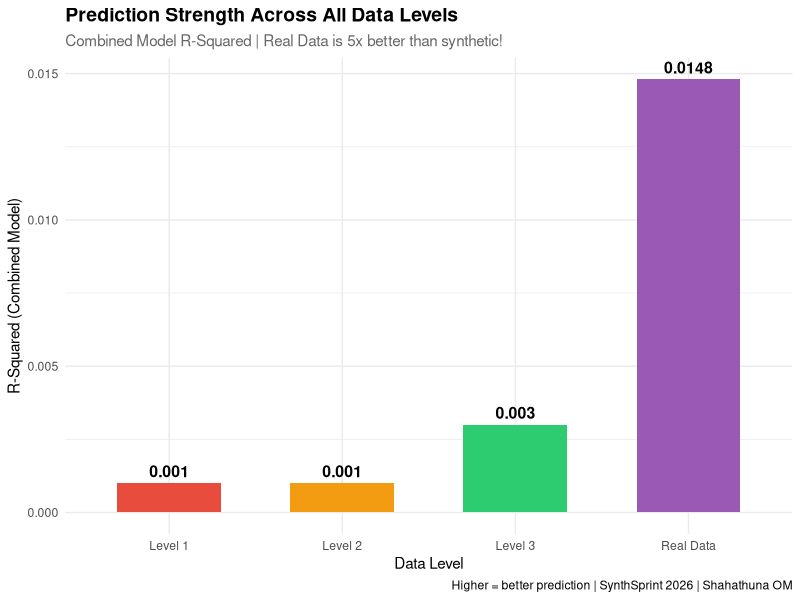

This chart was generated by the following R code: (Note: this script raises an error after producing the figure.)
# ============================================================
# SYNTHASPRINT 2026 — SAVE DATASET
# Script 05: Cross Level Comparison
# Participant: Shahathuna Odapatti Mohamed
# Use Case: Research Planning
# Date: 2026
# ============================================================

# ============================================================
# LOAD LIBRARIES
# ============================================================
library(tidyverse)
library(ggplot2)
library(dplyr)

# ============================================================
# CLEAR MEMORY
# ============================================================
rm(list = ls())
gc()
cat("Memory cleared!\n")

# ============================================================
# NOTE: Run scripts 01 to 04 first and save
# your results before running this script!
# This script uses the summary results from
# all four analyses to create comparison graphs
# ============================================================

cat("Creating cross-level comparison graphs...\n")

# ============================================================
# COMPARISON 1 — R-SQUARED VALUES ACROSS ALL LEVELS
# ============================================================
rsq_data <- data.frame(
  Level = c("Level 1", "Level 2",
            "Level 3", "Real Data"),
  Model1_Deprivation = c(0.0000, 0.0004,
                         0.0021, 0.0088),
  Model2_Trial = c(0.0003, 0.0005,
                   0.0004, 0.0048),
  Model3_HHSize = c(0.0007, 0.0000,
                    0.0002, 0.0010),
  Model4_Urban = c(0.0000, 0.0001,
                   0.0000, 0.0000),
  Model5_Combined = c(0.001, 0.001,
                      0.003, 0.0148)
)

# Graph — Combined R squared comparison
ggplot(rsq_data,
       aes(x = Level,
           y = Model5_Combined,
           fill = Level)) +
  geom_bar(stat = "identity",
           width = 0.6) +
  geom_text(aes(label = round(
    Model5_Combined, 4)),
    vjust = -0.5,
    size = 4,
    fontface = "bold") +
  scale_fill_manual(values = c(
    "Level 1" = "#E74C3C",
    "Level 2" = "#F39C12",
    "Level 3" = "#2ECC71",
    "Real Data" = "#9B59B6")) +
  labs(
    title = "Prediction Strength Across All Data Levels",
    subtitle = paste0(
      "Combined Model R-Squared | ",
      "Real Data is 5x better than synthetic!"),
    x = "Data Level",
    y = "R-Squared (Combined Model)",
    fill = "Data Level",
    caption = paste0(
      "Higher = better prediction | ",
      "SynthSprint 2026 | Shahathuna OM")) +
  theme_minimal() +
  theme(
    plot.title = element_text(
      face = "bold", size = 14),
    plot.subtitle = element_text(
      size = 11, color = "gray40"),
    legend.position = "none"
  )

ggsave("Graphs/Final_graph_rsquared_vs_real.png",
       width = 10, height = 6,
       dpi = 300)
cat("R-squared comparison graph saved!\n")

# ============================================================
# COMPARISON 2 — SURVEY ACCURACY COMPARISON
# Urban vs Rural across all levels
# ============================================================
survey_accuracy <- data.frame(
  Level = rep(c("Real Data", "Level 1",
                "Level 2", "Level 3"), each = 2),
  Type = rep(c("Urban", "Rural"), 4),
  Count = c(
    652, 4076,    # Real Data
    2396, 2332,   # Level 1
    641, 4087,    # Level 2
    268, 4460     # Level 3
  )
)

survey_accuracy$Level <- factor(
  survey_accuracy$Level,
  levels = c("Real Data", "Level 1",
             "Level 2", "Level 3"))

ggplot(survey_accuracy,
       aes(x = Level,
           y = Count,
           fill = Type)) +
  geom_bar(stat = "identity",
           position = "dodge",
           width = 0.7) +
  geom_text(aes(label = Count),
            position = position_dodge(
              width = 0.7),
            vjust = -0.3,
            size = 3.5) +
  scale_fill_manual(values = c(
    "Urban" = "#3A7BD5",
    "Rural" = "#2ECC71")) +
  labs(
    title = "Survey Accuracy: Urban vs Rural Across All Levels",
    subtitle = paste0(
      "Level 2 was closest to Real Data!",
      " | December 2018"),
    x = "Data Level",
    y = "Number of Households",
    fill = "Location",
    caption = paste0(
      "SynthSprint 2026 | ",
      "Shahathuna Odapatti Mohamed")) +
  theme_minimal() +
  theme(
    plot.title = element_text(
      face = "bold", size = 14),
    plot.subtitle = element_text(
      size = 11, color = "gray40")
  )

ggsave("Graphs/Final_graph_survey_accuracy.png",
       width = 10, height = 6,
       dpi = 300)
cat("Survey accuracy comparison graph saved!\n")

# ============================================================
# COMPARISON 3 — MATCH RATES ACROSS ALL LEVELS
# ============================================================
match_data <- data.frame(
  Level = c("Level 1", "Level 2",
            "Level 3", "Real Data"),
  Match_Rate = c(59.0, 59.2, 24.2, 24.2),
  Matched = c(2799, 2799, 1143, 1143),
  Total = c(4728, 4728, 4728, 4728)
)

ggplot(match_data,
       aes(x = Level,
           y = Match_Rate,
           fill = Level)) +
  geom_bar(stat = "identity",
           width = 0.6) +
  geom_text(aes(label = paste0(
    Match_Rate, "%\n(",
    Matched, " households)")),
    vjust = -0.3,
    size = 3.5,
    fontface = "bold") +
  scale_fill_manual(values = c(
    "Level 1" = "#E74C3C",
    "Level 2" = "#F39C12",
    "Level 3" = "#2ECC71",
    "Real Data" = "#9B59B6")) +
  labs(
    title = "Dataset Match Rates Across All Levels",
    subtitle = paste0(
      "Percentage of survey households matched",
      " with electricity data"),
    x = "Data Level",
    y = "Match Rate (%)",
    fill = "Data Level",
    caption = paste0(
      "SynthSprint 2026 | ",
      "Shahathuna Odapatti Mohamed")) +
  ylim(0, 80) +
  theme_minimal() +
  theme(
    plot.title = element_text(
      face = "bold", size = 14),
    plot.subtitle = element_text(
      size = 11, color = "gray40"),
    legend.position = "none"
  )

ggsave("Graphs/Final_graph_match_rates.png",
       width = 10, height = 6,
       dpi = 300)
cat("Match rates comparison graph saved!\n")

# ============================================================
# COMPARISON 4 — ELECTRICITY VALUES ACROSS ALL LEVELS
# ============================================================
elec_data <- data.frame(
  Level = c("Level 1", "Level 2",
            "Level 3", "Real Data",
            "Expected Real World"),
  avg_kwh = c(33092, 7226, 2976,
              2976, 0.105),
  Realistic = c("No", "No",
                "Partial", "Partial", "Yes")
)

# Exclude expected real world for scale
elec_plot <- elec_data[
  elec_data$Level != "Expected Real World", ]

ggplot(elec_plot,
       aes(x = Level,
           y = avg_kwh,
           fill = Realistic)) +
  geom_bar(stat = "identity",
           width = 0.6) +
  geom_text(aes(label = paste0(
    format(round(avg_kwh, 0),
           big.mark = ","), " kWh")),
    vjust = -0.3,
    size = 3.5,
    fontface = "bold") +
  scale_fill_manual(values = c(
    "No" = "#E74C3C",
    "Partial" = "#F39C12",
    "Yes" = "#2ECC71")) +
  labs(
    title = "Average Electricity Values Across All Levels",
    subtitle = paste0(
      "Expected real world value is 0.08-0.13 kWh",
      " per 15-min interval"),
    x = "Data Level",
    y = "Average kWh",
    fill = "Realistic?",
    caption = paste0(
      "Note: Level 3 and Real Data",
      " share same electricity files | ",
      "SynthSprint 2026")) +
  theme_minimal() +
  theme(
    plot.title = element_text(
      face = "bold", size = 14),
    plot.subtitle = element_text(
      size = 11, color = "gray40")
  )

ggsave("Graphs/Final_graph_electricity_values.png",
       width = 10, height = 6,
       dpi = 300)
cat("Electricity values comparison graph saved!\n")

cat("\n========================================\n")
cat("ALL COMPARISON GRAPHS SAVED!\n")
cat("========================================\n")
cat("\nFiles saved in Graphs/ folder:\n")
cat("- Final_graph_rsquared_vs_real.png\n")
cat("- Final_graph_survey_accuracy.png\n")
cat("- Final_graph_match_rates.png\n")
cat("- Final_graph_electricity_values.png\n")
